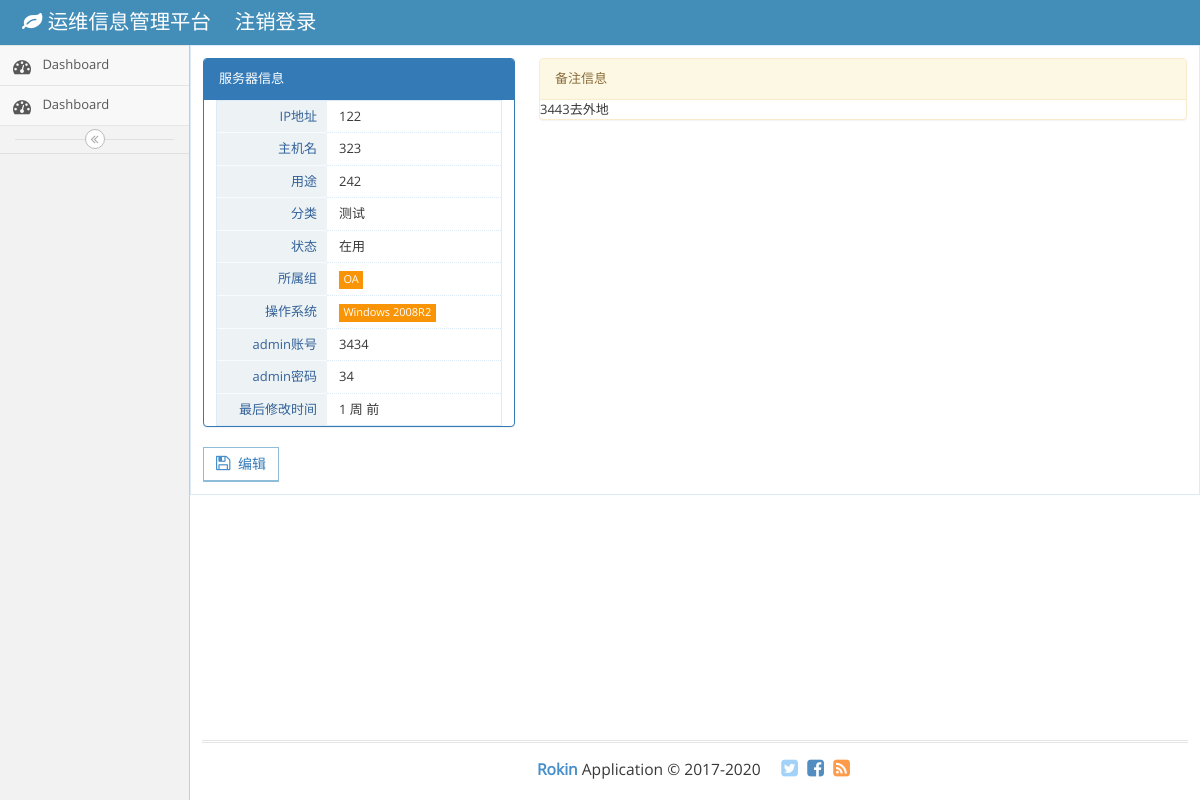
Before: /post/5/ with the older database file.
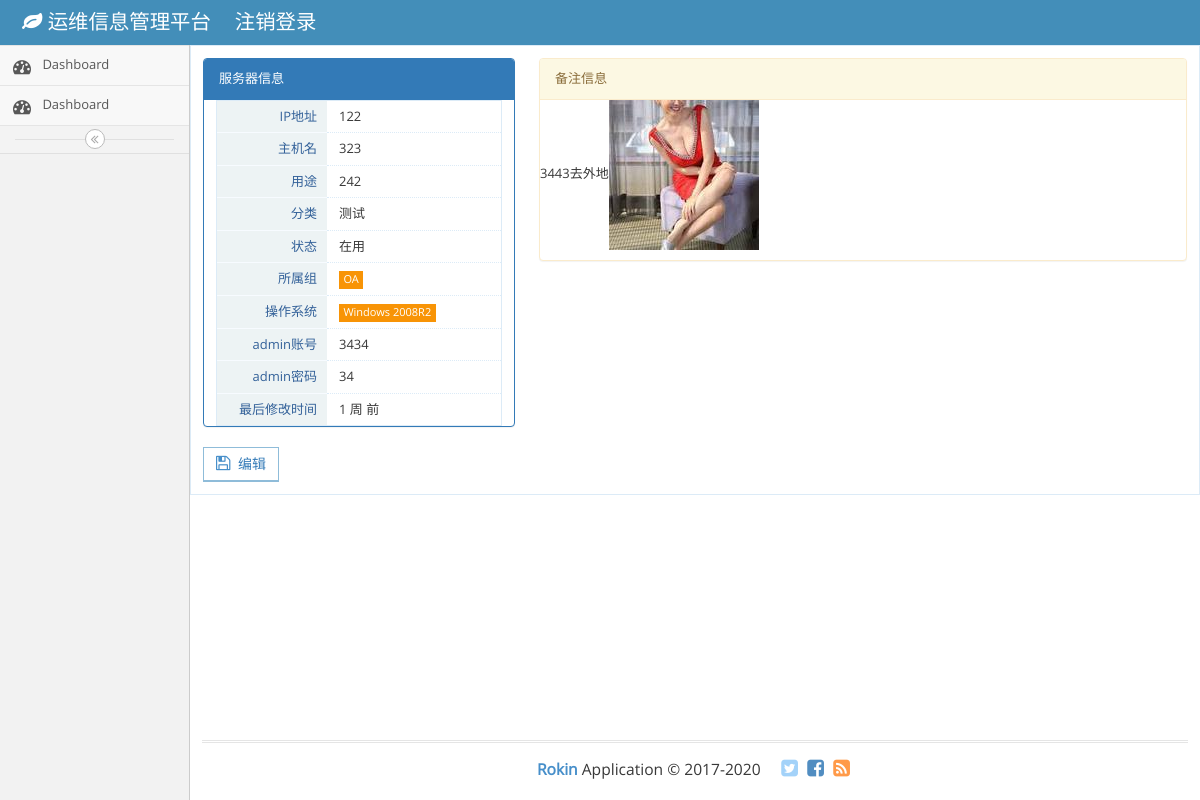
After: the same page with the newer database file.
### app/models.py (models this page shows, shortened)
class Host(models.Model):
    ip = models.CharField(max_length=20)
    host_name = models.CharField(max_length=50)
    host_purpose = models.CharField(max_length=100, blank=True)
    host_status = models.ForeignKey(Host_status)
    Host_category = models.ForeignKey(HostCategorys)
    Host_group = models.ForeignKey(HostGroups)
    Host_operatingsystem = models.ForeignKey(OperatingSystems)
    admin_Account = models.CharField(max_length=50, blank=True)
    admin_password = models.CharField(max_length=50, blank=True)
    Host_body = RichTextUploadingField(verbose_name='正文')
    created_time = models.DateTimeField(auto_now_add=True)
    modified_time = models.DateTimeField(auto_now_add=True)

class HostCategorys(models.Model):
    name = models.CharField(max_length=70)
    def __str__(self):
        return self.name

class Host_status(models.Model):
    name = models.CharField(max_length=10)
    def __str__(self):
        return self.name

class HostGroups(models.Model):
    name = models.CharField(max_length=70)
    def __str__(self):
        return self.name

class OperatingSystems(models.Model):
    name = models.CharField(max_length=30)
    def __str__(self):
        return self.name

### app/views.py (the view)
# urls.py: url(r'^post/(?P<pk>[0-9]+)/$', views.HostDetailView.as_view(), name='host_detail'),
class HostDetailView(DetailView):
    model = Host
    template_name = 'app/host_detail.html'
    context_object_name = 'post'

### templates/app/host_detail.html (shortened to what the changed rows need)
{% extends 'app/base.html' %}
{% load staticfiles %}
{% block main %}
    <div class="table-detail">
        <div class="row">
            <div class="col-xs-4">
                <div class="panel panel-primary">
                    <div class="panel-body">
                        <div class="profile-user-info profile-user-info-striped">
                            <div class="profile-info-row">
                                <div class="profile-info-value">
                                    <span>{{ post.ip }}</span>
                                </div>
                            </div>
                            <div class="profile-info-row">
                                <div class="profile-info-value">
                                    <span>{{ post.host_name }}</span>
                                </div>
                            </div>
                            <div class="profile-info-row">
                                <div class="profile-info-value">
                                    <span>{{ post.host_purpose }}</span>
                                </div>
                            </div>
                            <div class="profile-info-row">
                                <div class="profile-info-value">
                                    <span>{{ post.Host_category }}</span>
                                </div>
                            </div>
                            <div class="profile-info-row">
                                <div class="profile-info-value">
                                    <span>{{ post.host_status }}</span>
                                </div>
                            </div>
                            <div class="profile-info-row">
                                <div class="profile-info-value">
                                    <span class="label label-sm label-warning">{{ post.Host_group }}</span>
                                </div>
                            </div>
                            <div class="profile-info-row">
                                <div class="profile-info-value">
                                    <span class="label label-sm label-warning">{{ post.Host_operatingsystem }}</span>
                                </div>
                            </div>
                            <div class="profile-info-row">
                                <div class="profile-info-value">
                                    <span>{{ post.admin_Account }}</span>
                                </div>
                            </div>
                            <div class="profile-info-row">
                                <div class="profile-info-value">
                                    <span>{{ post.admin_password }}</span>
                                </div>
                            </div>
                            <div class="profile-info-row">
                                <div class="profile-info-value">
                                    <span>{{ post.modified_time|timesince }} 前</span>
                                </div>
                            </div>
                        </div>
                    </div>
                </div>
            </div>
            <div class="col-xs-8">
                <div class="panel panel-warning">
                    <div class="panel-heading">备注信息</div>
                    <div class="panel-body">
                        {{ post.Host_body|safe }}
                    </div>
                </div>
            </div>
        </div>
    </div>
{% endblock main %}

Changed rows visible on the page:
changed Host "3443去外地": Host_body: picture added
